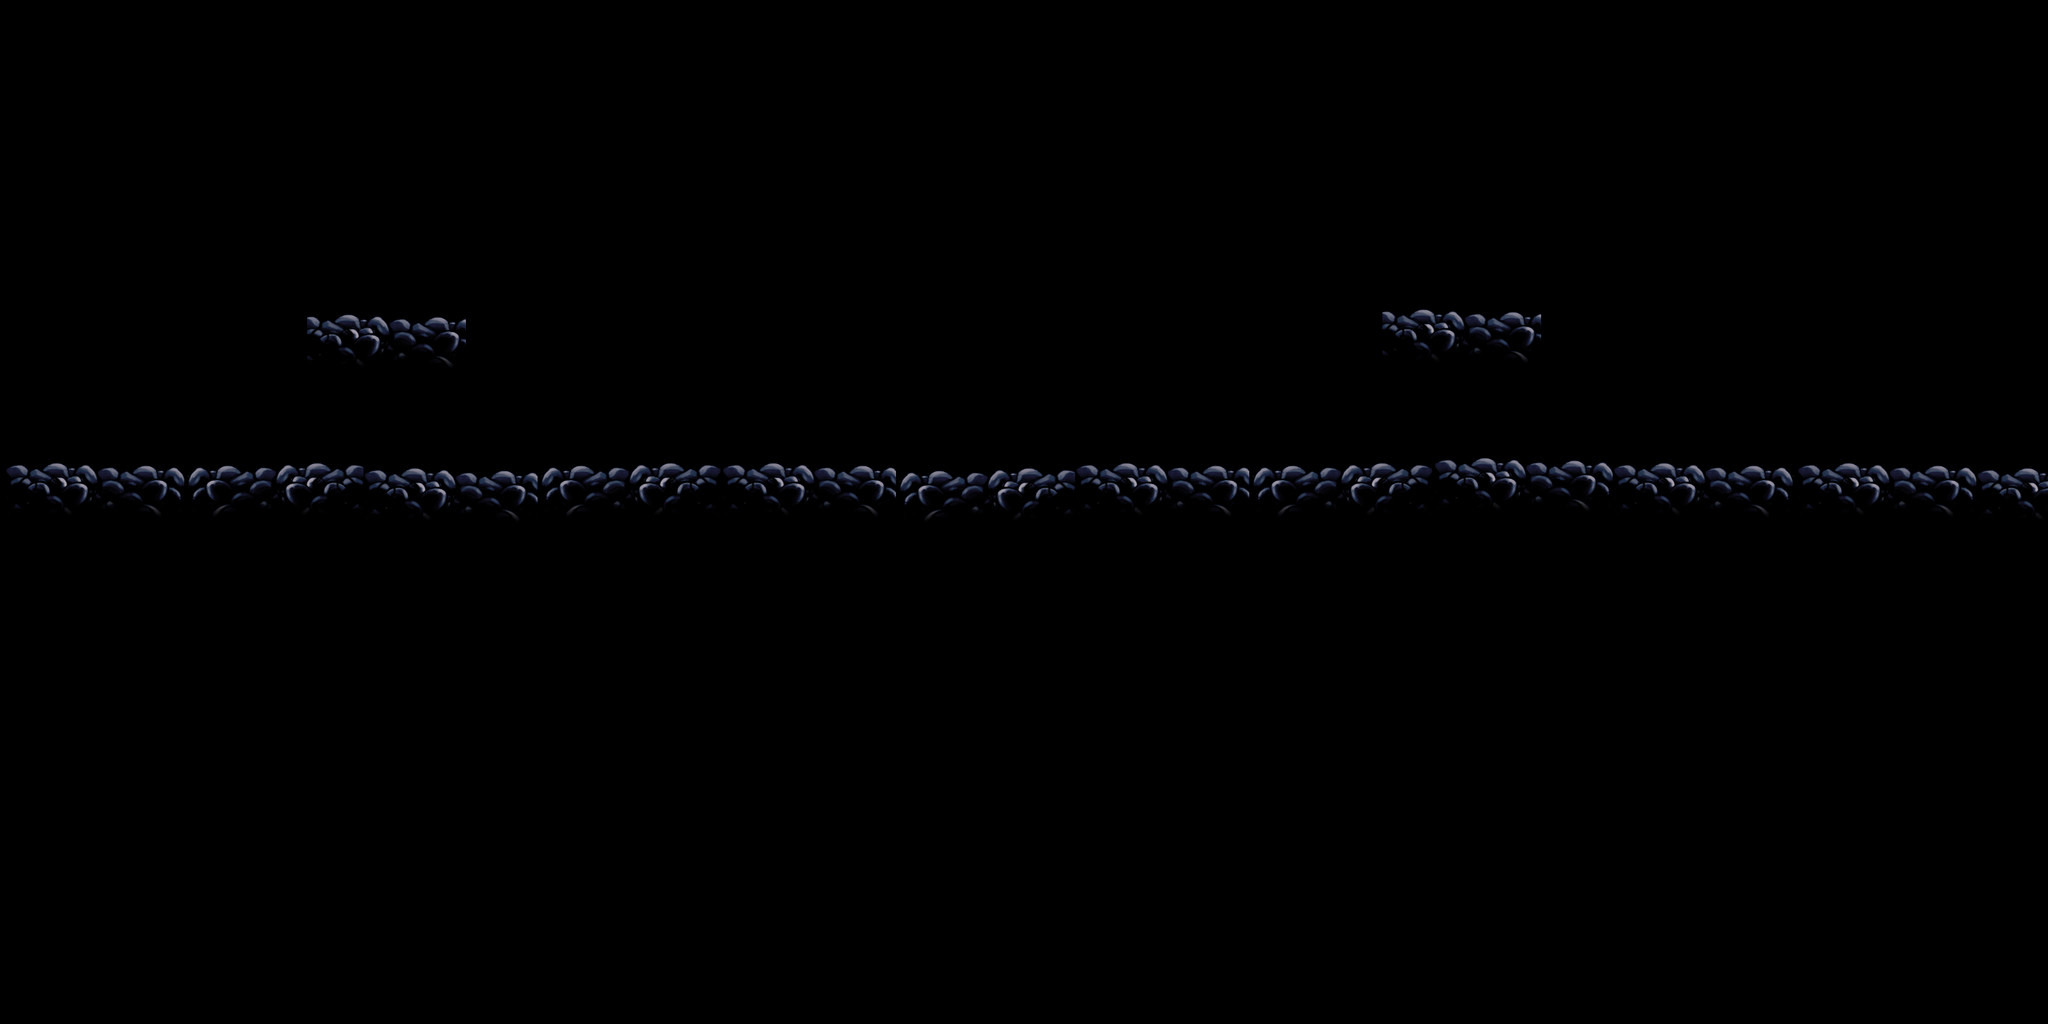

Below is a game level as drawn by its tile map, then a one-line description and the .tmx that defines it (tile-layer data replaced by summaries):
An orthogonal 400x200 tile map with 8x8 px tiles, 3 tile layers (ground2, ground, obstacles) and 4 objects (ground, obstacle1, obstacle2, spawn).

<map version="1.10" tiledversion="1.11.2" orientation="orthogonal" renderorder="right-down" width="400" height="200" tilewidth="8" tileheight="8" infinite="0" nextlayerid="5" nextobjectid="7">
 <tileset firstgid="1" source="mine_break_wall_l2_03.tsx" />
 <layer id="3" name="ground2" width="400" height="200">
  <data>[80000 cells, 21903 non-empty, 120 distinct tile ids]</data>
 </layer>
 <layer id="1" name="ground" width="400" height="200">
  <data>[80000 cells, 9185 non-empty, 828 distinct tile ids]</data>
 </layer>
 <layer id="2" name="obstacles" width="400" height="200">
  <data>[80000 cells, 1240 non-empty, 620 distinct tile ids]</data>
 </layer>
 <objectgroup id="4" name="objects">
  <object id="2" name="ground" x="12" y="744" width="3180" height="480" />
  <object id="3" name="obstacle1" x="2152" y="492" width="260" height="140">
   <properties>
    <property name="destroyable" type="bool" value="true" />
   </properties>
  </object>
  <object id="4" name="obstacle2" x="492" y="504" width="220" height="140">
   <properties>
    <property name="destroyable" type="bool" value="true" />
   </properties>
  </object>
  <object id="6" name="spawn" x="1433.33" y="609.091">
   <point />
  </object>
 </objectgroup>
</map>
